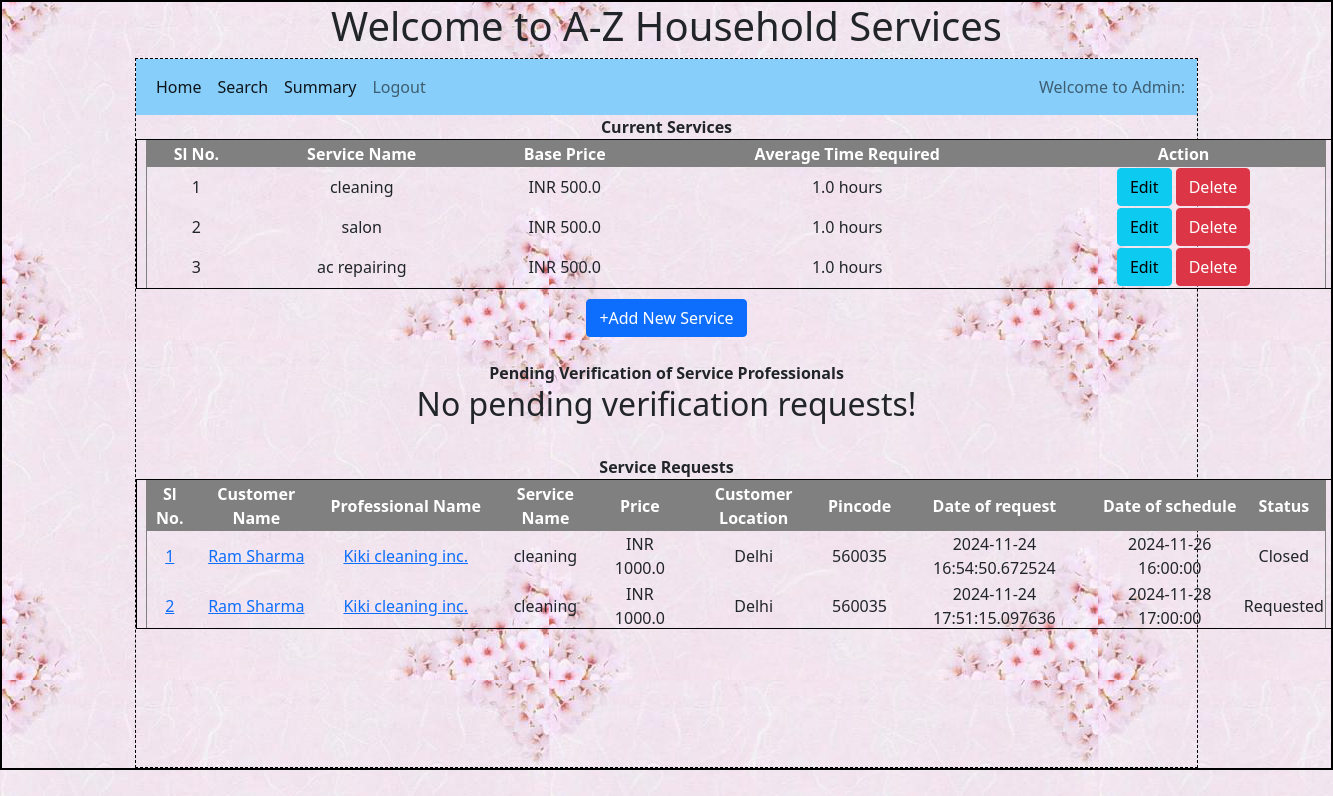
/admin/6, run on the app's committed database.
### backend/models.py (models this page shows)
class Service(db.Model):
    __tablename__ = 'service'
    id=db.Column(db.Integer,primary_key=True)
    name = db.Column(db.String, nullable = False)
    base_price = db.Column(db.Float, nullable = False)
    avg_time_req = db.Column(db.Float, nullable = False) # Time in hours
    description = db.Column(db.String, nullable = False)
    sp = db.relationship('Service_professional', cascade = "all, delete", backref = 'service', lazy = True)
    sr = db.relationship('Service_request', cascade = "all, delete", backref = 'service', lazy = True)

class Service_request(db.Model):
    __tablename__ = 'service_request'
    id=db.Column(db.Integer,primary_key=True)
    customer_id=db.Column(db.Integer,db.ForeignKey('customer.id'), nullable = False)
    sp_id=db.Column(db.Integer,db.ForeignKey('service_professional.id'), nullable = False)
    date_of_request = db.Column(db.DateTime, default = datetime.now) # NEED TO CONFIRM on type
    service_id=db.Column(db.Integer,db.ForeignKey('service.id'), nullable = False)
    remarks = db.Column(db.String, nullable = False)
    date_of_schedule = db.Column(db.DateTime, nullable = False) # NEED TO CONFIRM on type
    date_of_completion = db.Column(db.DateTime)
    status = db.Column(db.String, default = 'Requested') # Requested , Assigned, Closed, Rejected
    sp_exit = db.Column(db.Integer, default = 0) # Not-exited - 0, Exited - 1
    ratings = db.relationship('Rating',  cascade = "all, delete", backref = 'service_request', lazy = True)

class Customer(db.Model):
    __tablename__ = 'customer' # If we do not define this, the model auto assigns name as lower case of class name
    id=db.Column(db.Integer,primary_key=True)
    email=db.Column(db.String,unique=True, nullable = False)
    name = db.Column(db.String, nullable = False)
    password = db.Column(db.String, nullable = False)
    role = db.Column(db.Integer, default =1) # admin - 0, customer - 1
    date_of_signup = db.Column(db.DateTime, default = datetime.now) # NEED TO CONFIRM on type
    contact_number = db.Column(db.String, nullable = False)
    location = db.Column(db.String, nullable = False)
    pin_code = db.Column(db.String, nullable = False)
    avg_ratings = db.Column(db.Float)
    status = db.Column(db.String, default = 'Active') # Active , Flagged ,  Blocked
    sr = db.relationship('Service_request', cascade = 'all, delete', backref = 'customer', lazy = True)
    ratings = db.relationship('Rating', cascade = 'all, delete', backref = 'customer', lazy = True)

class Service_professional(db.Model):
    __tablename__ = 'service_professional' # If we do not define this, the model auto assigns name as lower case of class name
    id=db.Column(db.Integer,primary_key=True)
    email=db.Column(db.String,unique=True, nullable = False)
    name = db.Column(db.String, nullable = False)
    password = db.Column(db.String, nullable = False)
    role = db.Column(db.Integer, default =2)
    date_of_regn = db.Column(db.DateTime, default = datetime.now)
    doc_name = db.Column(db.String, nullable = False) ## TO BE UPDATED
    doc_data = db.Column(db.LargeBinary, nullable = False)
    service_name = db.Column(db.String, nullable = False)
    service_id = db.Column(db.Integer, db.ForeignKey('service.id'), nullable = False)
    description = db.Column(db.String, nullable = False)
    price = db.Column(db.Float, nullable = False)
    avg_time = db.Column(db.Float, nullable = False)
    exp_since = db.Column(db.Integer, nullable = False) # NEED TO CONFIRM on type
    location = db.Column(db.String, nullable = False)
    pin_code = db.Column(db.Integer, nullable = False)
    contact_number = db.Column(db.String, nullable = False)
    status = db.Column(db.String, default = 'Registered') # Registered - 0, Active - 1, Flagged - 2, Blocked - 3, Rejected - 4
    avg_ratings = db.Column(db.Float)
    sr = db.relationship('Service_request', cascade = 'all, delete', backref = 'service_professional', lazy = True)
    ratings = db.relationship('Rating', cascade = 'all, delete', backref = 'service_professional', lazy = True)

### backend/controllers.py (the view)
@app.route("/admin/<uname>")
def admin_dashboard(uname):
    services = Service.query.all()
    service_professionals1 = Service_professional.query.filter_by(status = 'Registered').all()
    service_professionals2 = Service_professional.query.filter_by(status = 'Rejected').all()
    service_professionals = service_professionals1 + service_professionals2
    service_requests = Service_request.query.all()
    return render_template('admin_dashboard.html', services=services, service_professionals = service_professionals, service_requests=service_requests, uname = uname)

### templates/admin_dashboard.html (shortened to what this page needs)
{%extends "admin_layout.html"%}
{%block content%}
                <div style="text-align: center; margin: auto;">
                    <div style="text-align: center;">
                    <p style="margin: auto ;"><b>Current Services</b> </p>
                    </div>
                    {% if services %}
                      <div style="width:1200px; height:150px; overflow-y:auto;margin: auto;margin-bottom: 10px; text-align: center; border: 1px solid black;">
                        <table cellspacing="0" cellpadding="1" border="1" width="1180" style="margin: auto;">
                          <tr style="color:white;background-color:grey;text-align: center;position: sticky;">
                            <th>Sl No.</th>
                            <th>Service Name</th>
                            <th>Base Price</th>
                            <th>Average Time Required</th>
                            <th>Action</th>
                        </tr>
                         {% for service in services %}
                        <tr>
                            <td>{{loop.index}}</td>
                            <td>{{service.name}}</td>
                            <td>INR {{service.base_price}}</td>
                            <td>{{service.avg_time_req}} hours</td>
                            <td>
                              <a href="/admin/service/update/{{service.id}}/{{uname}}" type="button" class="btn btn-info">Edit</a>
                              <a href="/admin/service/delete/{{service.id}}/{{uname}}" type="button" class="btn btn-danger">Delete</a>
                            </td>
                        </tr>
                        {% endfor %}
                        </table>
                        {% else %}
                        <h2 style="margin: auto;text-align: center; border: 1px;">No services are added!</h2>
                    {% endif %}
                      </div>
                      <div class="center" style="margin: auto; text-align: center;">
                        <a href="/admin/service/add/{{uname}}" type="button" class="btn btn-primary">+Add New Service</a>
                      </div>
                      <br>
                    <div style="text-align: center;">
                    <p style="margin: auto ;"><b>Pending Verification of Service Professionals</b> </p>
                    </div>
                    {% if service_professionals %}
                      <div style="width:1200px; height:150px; overflow-y:auto;margin: auto;margin-bottom: 10px; text-align: center; border: 1px solid black;">
                        <table cellspacing="0" cellpadding="1" border="1" width="1180" style="margin: auto;">
                          <tr style="color:white;background-color:grey;text-align: center;position: sticky;">
                            <th>Sl No.</th>
                            <th>Name</th>
                            <th>Service Name</th>
                            <th>Experience Since</th>
                            <th>Base Price</th>
                            <th>Location</th>
                            <th>Document</th>
                            <th>Action</th>
                        </tr>
                          {% for sp in service_professionals %}
                        <tr>
                            <td><a href="/admin/sp_details/{{sp.id}}/{{uname}}">{{loop.index}}</a></td>
                            <td>{{sp.name}}</td>
                            <td>{{sp.service_name}}</td>
                            <td>{{sp.exp_since}}</td>
                            <td>INR {{sp.price}}</td>
                            <td>{{sp.location}}</td>
                            <td><a href="/admin/download/document/{{sp.id}}/{{uname}}">Download</a></td>
                            <td>
                              {%if sp.status == 'Registered'%}
                              <a href="/admin/service_professional/accept/{{sp.id}}/{{uname}}" type="button" class="btn btn-success">Accept</a>
                              <a href="/admin/service_professional/reject/{{sp.id}}/{{uname}}" type="button" class="btn btn-danger">Reject</a>
                              {%elif sp.status == 'Rejected'%}
                              <a href="#" type="button" class="btn btn-outline-danger">Rejected</a>
                              <a href="/admin/service_professional/accept/{{sp.id}}/{{uname}}" type="button" class="btn btn-outline-success">Accept</a>
                              {%endif%}
                            </td>
                        </tr>
                        {% endfor %}
                        </table>
                        {% else %}
                      <div style="margin: auto;text-align: center;border: 1px;"><h2>No pending verification requests!</h2></div>
                    {% endif %}
                      </div>
                    <br>
                    <div style="text-align: center; margin: auto;">
                      <p style="margin: auto;"><b>Service Requests</b></p>
                      </div>
                      {% if service_requests %}
                      <div style="width:1200px; height:150px; overflow-y:auto;margin: auto;margin-bottom: 10px; text-align: center; border: 1px solid black;">
                        <table cellspacing="0" cellpadding="1" border="1" width="1180" style="margin: auto;">
                          <tr style="color:white;background-color:grey;text-align: center;position: sticky;">
                            <th>Sl No.</th>
                            <th>Customer Name</th>
                            <th>Professional Name</th>
                            <th>Service Name</th>
                            <th>Price</th>
                            <th>Customer Location</th>
                            <th>Pincode</th>
                            <th>Date of request</th>
                            <th>Date of schedule</th>
                            <th>Status</th>
                        </tr>
                          {% for sr in service_requests %}
                        <tr>
                            <td><a href="/admin/sr_details/{{sr.id}}/{{uname}}">{{loop.index}}</a></td>
                            <td><a href="/admin/customer_details/{{sr.customer_id}}/{{uname}}">{{sr.customer.name}}</a></td>
                            <td><a href="/admin/sp_details/{{sr.sp_id}}/{{uname}}">{{sr.service_professional.name}}</a></td>
                            <td>{{sr.service.name}}</td>
                            <td>INR {{sr.service_professional.price}}</td>
                            <td>{{sr.customer.location}}</td>
                            <td>{{sr.customer.pin_code}}</td>
                            <td>{{sr.date_of_request}}</td>
                            <td>{{sr.date_of_schedule}}</td>
                            <td>{{sr.status}}</td>
                        </tr>
                        {% endfor %}
                        </table>
                        {% else %}
                      <div style="margin: auto;text-align: center;border: 1px;"><h2>No service requests!</h2></div>
                    {% endif %}
                  </div>
                    </div>
                  </div>
  {%endblock%}

### static/styles/main.css (style rules this page uses)
* { margin: 0px; }
body { background-image: url("../images/background.jpeg"); }
.center { display: block; margin-left: auto; margin-right: auto; }

### data on the page
Service: name "cleaning", base_price "500.0", avg_time_req "1.0"
Service: name "salon", base_price "500.0", avg_time_req "1.0"
Service: name "ac repairing", base_price "500.0", avg_time_req "1.0"
Service_request: customer.name "Ram Sharma", service_professional.name "Kiki cleaning inc.", service.name "cleaning", service_professional.price "1000.0", customer.location "Delhi", customer.pin_code "560035", date_of_request "2024-11-24 16:54:50.672524", date_of_schedule "2024-11-26 16:00:00", status "Closed"
Service_request: customer.name "Ram Sharma", service_professional.name "Kiki cleaning inc.", service.name "cleaning", service_professional.price "1000.0", customer.location "Delhi", customer.pin_code "560035", date_of_request "2024-11-24 17:51:15.097636", date_of_schedule "2024-11-28 17:00:00", status "Requested"
